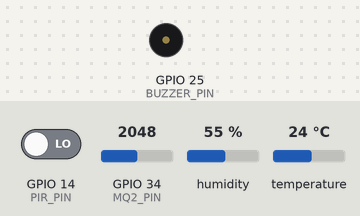
The sketch below on a simulated ESP32. On the bench: buzzer (waves = sounding, pin HIGH). The test bench sets the inputs (shaded band); at power-on: GPIO 14 (PIR_PIN) LOW, GPIO 34 (MQ2_PIN) = 2048, humidity 55 %, temperature 24 °C. WiFi joins after 1.5 s; servers stay silent unless stated; uploads are accepted with an empty reply; what the sketch prints to the serial monitor is not drawn.

Above: at 2.7 s.
2.8 s: GPIO 14 (PIR_PIN) driven HIGH
At 5.3 s:
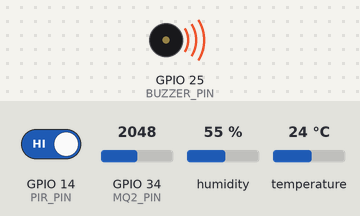
5.6 s: GPIO 14 (PIR_PIN) driven LOW
At 7.5 s:
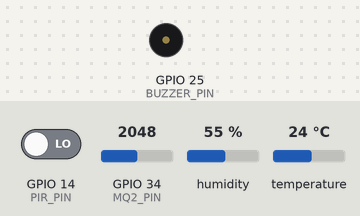
Timing chart, 0 to 9.0 s (numbered marks = the images above; inputs shaded):
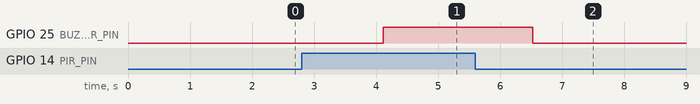

Measured:
- after the input at 2.8 s, GPIO 25 (BUZZER_PIN): LOW → HIGH after 1.3 s
- after the input at 5.6 s, GPIO 25 (BUZZER_PIN): HIGH → LOW after 0.92 s

The sketch:

Surr.ino
```cpp
#include <WiFi.h>
#include <HTTPClient.h>
#include <DHT.h>

// Replace with your WiFi credentials
const char* ssid = "Scythe-20";
const char* password = "3a1b4c1d";

// Firebase Realtime Database URL
const String firebaseHost = "https://ard-cloud-test-default-rtdb.asia-southeast1.firebasedatabase.app"; // include trailing slash

// If using database secret token (Deprecated for production, OK for test)
const String firebaseAuth = "HZbsP9VskKkdZicGIbhFx7PJXvv8YFBJSOQXsx2t";

// Firebase node to push data
const String firebasePath = "/sensorData.json"; // .json is required for REST API

// Pins
#define DHTPIN 5
#define DHTTYPE DHT22
#define PIR_PIN 14
#define BUZZER_PIN 25
#define MQ2_PIN 34

DHT dht(DHTPIN, DHTTYPE);

void setup() {
  Serial.begin(115200);
  WiFi.begin(ssid, password);

  pinMode(PIR_PIN, INPUT);
  pinMode(BUZZER_PIN, OUTPUT);

  dht.begin();

  WiFi.mode(WIFI_STA); //Optional
  WiFi.begin(ssid, password);
  Serial.println("\nConnecting");

  Serial.print("Connecting to WiFi");
  while (WiFi.status() != WL_CONNECTED) {
    delay(500);
    Serial.print(".");
  }
  Serial.println("\n✅ WiFi connected");
}

void loop() {
  float temp = dht.readTemperature();
  float hum = dht.readHumidity();
  int motion = digitalRead(PIR_PIN);
  int gas = analogRead(MQ2_PIN);

  if (!isnan(temp) && !isnan(hum)) {
    String jsonPayload = "{\"temperature\":" + String(temp) +
                         ",\"humidity\":" + String(hum) +
                         ",\"motion\":" + String(motion) +
                         ",\"gas\":" + String(gas) + "}";

    Serial.print(jsonPayload);
    if (WiFi.status() == WL_CONNECTED) {
      HTTPClient http;
      String fullURL = firebaseHost + firebasePath + "?auth=" + firebaseAuth;

      http.begin(fullURL);
      http.addHeader("Content-Type", "application/json");
      int httpResponseCode = http.PUT(jsonPayload); // or .POST() if pushing to a list

      Serial.print("📡 Firebase response: ");
      Serial.println(httpResponseCode);
      http.end();
    }
  } else {
    Serial.println("⚠️ Failed to read from DHT sensor!");
  }

  // Optional: alert logic
  if (motion) {
    digitalWrite(BUZZER_PIN, HIGH);
  } else {
    digitalWrite(BUZZER_PIN, LOW);
  }

  delay(1000); // Wait before next reading
}
```
